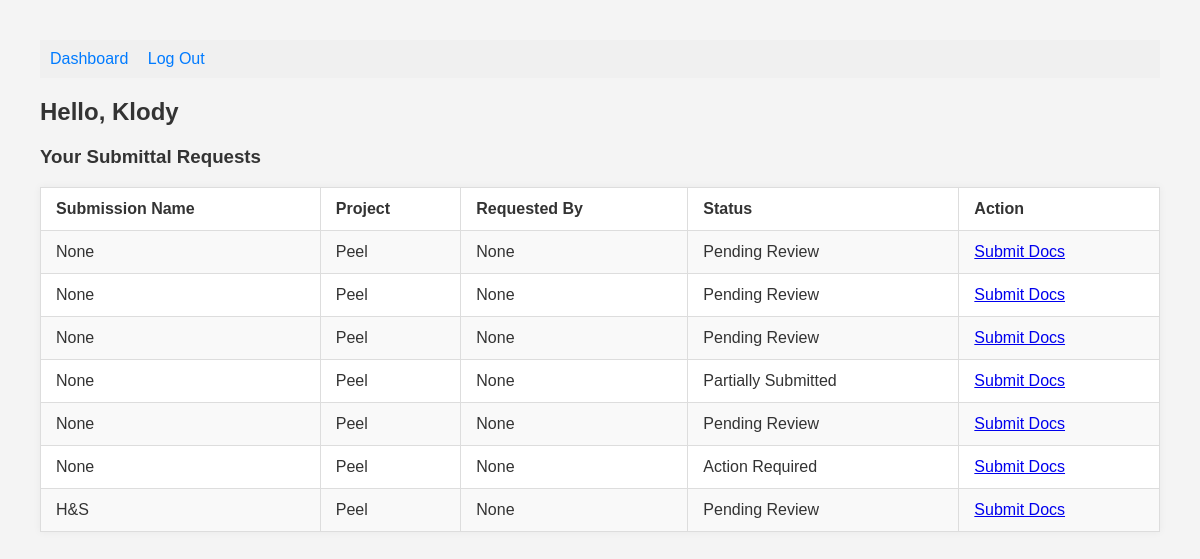
Before: /submitter_dashboard (signed in) with the older database file.
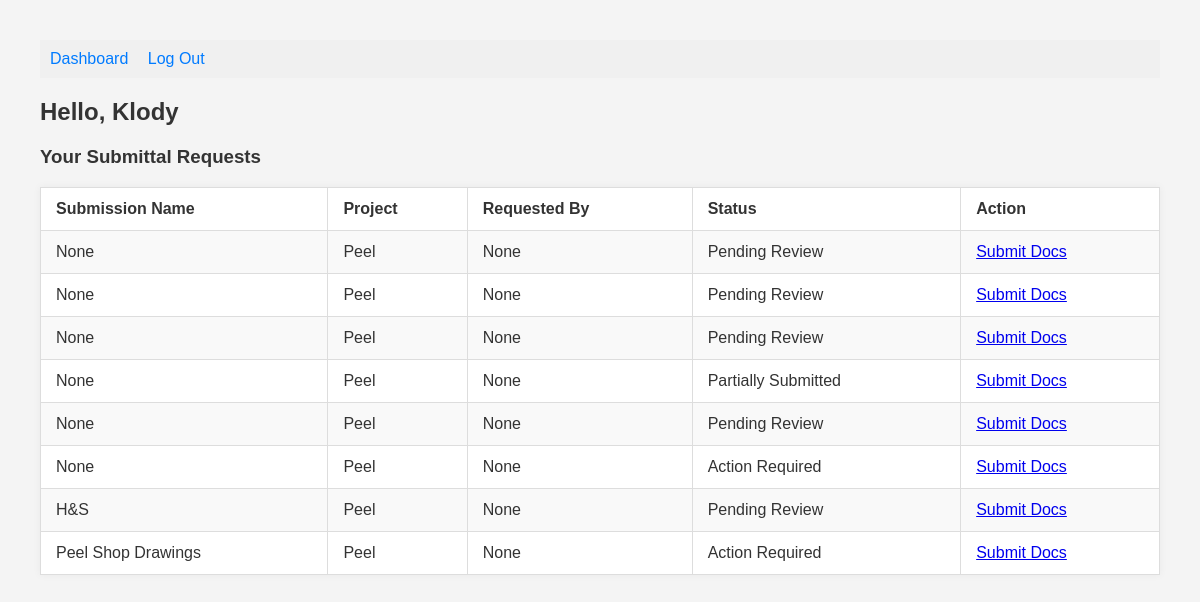
After: the same page with the newer database file.
### tables this page shows
CREATE TABLE submitting_users (
    id INTEGER PRIMARY KEY AUTOINCREMENT,
    login TEXT UNIQUE NOT NULL,
    password TEXT NOT NULL,
    email TEXT NOT NULL,
    token TEXT UNIQUE NOT NULL,
    invited_by INTEGER NOT NULL, name TEXT,
    FOREIGN KEY (invited_by) REFERENCES admin_users(id)
);

CREATE TABLE "requests" (
    id INTEGER PRIMARY KEY AUTOINCREMENT,
    project_id INTEGER NOT NULL,
    submitter_id INTEGER NOT NULL,
    requirement_set_id INTEGER NOT NULL,
    admin_id INTEGER NOT NULL,
    token TEXT UNIQUE,
    status TEXT DEFAULT 'pending review',
    date_requested TEXT DEFAULT CURRENT_TIMESTAMP
, name TEXT, description TEXT);

CREATE TABLE project (
    id INTEGER PRIMARY KEY AUTOINCREMENT,
    project_number INTEGER NOT NULL,
    project_name TEXT NOT NULL,
    project_admin_id INTEGER NOT NULL,
    FOREIGN KEY (project_admin_id) REFERENCES admin_users(id)
);

### app.py (the view)
@app.route("/submitter_dashboard", methods=['GET', 'POST'])
def submitter_dashboard():
    if not session.get("submitter"):
        return redirect("/login")
    db = get_db()
    submitter_id = session.get("id")
    if not submitter_id and not session.get("submitter"):
        return redirect("/submitter_login")
    submitter = db.execute("SELECT * FROM submitting_users WHERE id = ?", (submitter_id,)).fetchone()
    sub_requests = db.execute("""
    SELECT
        requests.project_id,
        requests.admin_id,
        requests.token,
        requests.status,
        requests.name as request_name,
        admin_users.name AS gc_name,
        project.project_name
    FROM requests
    JOIN admin_users ON requests.admin_id = admin_users.id
    JOIN project ON requests.project_id = project.id
    WHERE requests.submitter_id = ?
""", (submitter_id,)).fetchall()
    return render_template("submitter_dashboard.html", submitter=submitter, sub_requests=sub_requests)

### app.py (called while the page is built)
def get_db():
    conn = sqlite3.connect("database.db")
    conn.row_factory = sqlite3.Row
    return conn

### templates/submitter_dashboard.html (shortened to what this page needs)
<!DOCTYPE html>
<html lang="en">
<head>
    <link rel="stylesheet" href="{{ url_for('static', filename='style.css') }}">
</head>
<body>
    <nav style="background-color: #f0f0f0; padding: 10px;">
        <a href="/submitter_dashboard" style="margin-right: 15px;">Dashboard</a>
        <a href="/logout">Log Out</a>
    </nav>
    <h2>Hello, {{ submitter['login'] }}</h2>
    <h3>Your Submittal Requests</h3>
    <table border="1" cellpadding="8" cellspacing="0">
        <tr>
            <th>Submission Name</th>
            <th>Project</th>
            <th>Requested By</th>
            <th>Status</th>
            <th>Action</th>
        </tr>
        {% for req in sub_requests %}
        <tr>
            <td>{{ req.request_name }}</td>
            <td>{{ req.project_name }}</td>
            <td>{{ req.gc_name }}</td>
            <td>{{ req.status.replace("_", " ").title() }}</td>
            <td><a href="/submission/{{ req.token }}">Submit Docs</a></td>
        </tr>
        {% else %}
        <tr>
            <td colspan="4">You have no active submittal requests.</td>
        </tr>
        {% endfor %}
    </table>
</body>
</html>

### static/style.css (style rules this page uses)
body { font-family: Arial, sans-serif; margin: 40px; background-color: #f4f4f4; color: #333; }
nav { background-color: #f0f0f0; padding: 10px; margin-bottom: 20px; }
nav a { margin-right: 15px; text-decoration: none; color: #007bff; }
h1, h2, h3 { color: #333; }
table { width: 100%; border-collapse: collapse; background-color: #fff; box-shadow: 0 0 8px rgba(0, 0, 0, 0.05); }
th, td { padding: 12px 15px; border: 1px solid #ddd; text-align: left; }
tr:nth-child(even) { background-color: #f9f9f9; }

Changed rows visible on the page:
added requests: request_name "Peel Shop Drawings", project_name "Peel", gc_name "None", status.replace "Action Required"
